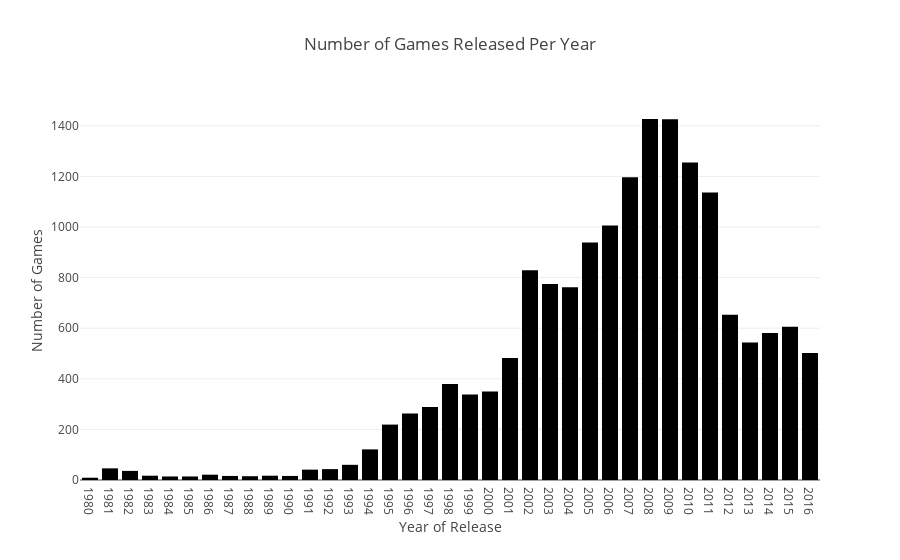

This figure's notebook cell:
### Markdown cell above
## Analyzing the data

### Code cell
# Create a bar chart to visualize the number of games released per year
fig = px.bar(
    yearly_releases,
    x='year_of_release',
    y='number_of_games',
    title='Number of Games Released Per Year',
    labels={'year_of_release': 'Year of Release', 'number_of_games': 'Number of Games'},
)

# Update the layout of the chart
fig.update_layout(
    xaxis=dict(
        tickmode='linear',  # Set tick marks to appear at regular intervals
        tick0=yearly_releases['year_of_release'].min(),
        dtick=1  # Display ticks for every year (interval of 1)
    )
)

# Display the chart
fig.show()

### Figure 1 — Plotly figure (JSON) as saved in the notebook; plotly's stock layout.template omitted (floating-point values rounded to 4 significant figures)
{"data": [{"alignmentgroup": "True", "hovertemplate": "Year of Release=%{x}<br>Number of Games=%{y}<extra></extra>", "legendgroup": "", "marker": {"color": "#000001", "pattern": {"shape": ""}}, "name": "", "offsetgroup": "", "orientation": "v", "showlegend": false, "textposition": "auto", "type": "bar", "x": [1980, 1981, 1982, 1983, 1984, 1985, 1986, 1987, 1988, 1989, 1990, 1991, 1992, 1993, 1994, 1995, 1996, 1997, 1998, 1999, 2000, 2001, 2002, 2003, 2004, 2005, 2006, 2007, 2008, 2009, 2010, 2011, 2012, 2013, 2014, 2015, 2016], "xaxis": "x", "y": [9, 46, 36, 17, 14, 14, 21, 16, 15, 17, 16, 41, 43, 60, 121, 219, 263, 289, 379, 338, 350, 482, 829, 775, 762, 939, 1006, 1197, 1427, 1426, 1255, 1136, 653, 544, 581, 606, 502], "yaxis": "y"}], "layout": {"barmode": "relative", "legend": {"tracegroupgap": 0}, "title": {"text": "Number of Games Released Per Year"}, "xaxis": {"anchor": "y", "domain": [0, 1], "dtick": 1, "tick0": 1980, "tickmode": "linear", "title": {"text": "Year of Release"}}, "yaxis": {"anchor": "x", "domain": [0, 1], "title": {"text": "Number of Games"}}}}
